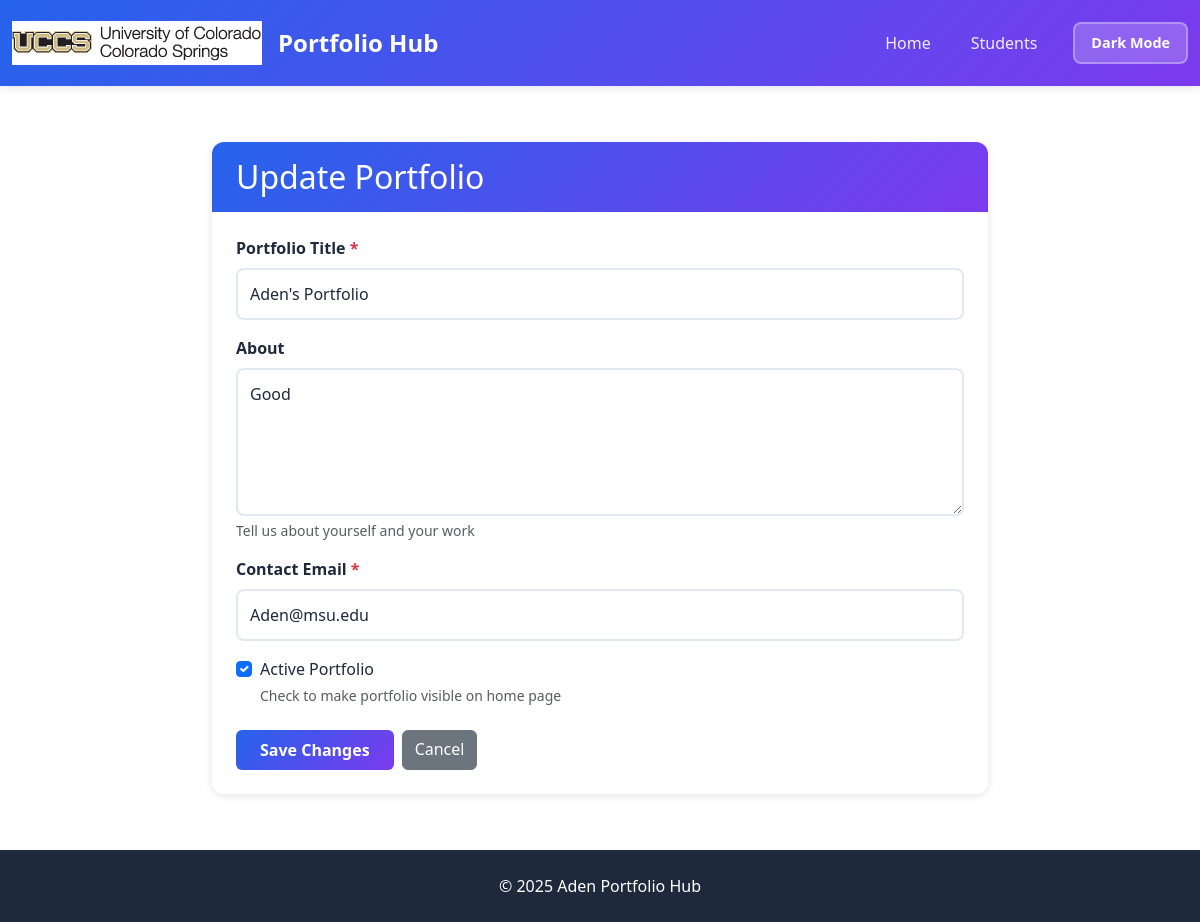
Page /portfolio/2/update/ on the committed database.
### portfolio_app/models.py (models this page shows, shortened)
class Portfolio(models.Model):
    title = models.CharField(max_length=200)
    contact_email = models.CharField(max_length=200)
    is_active = models.BooleanField(default=False)
    about = models.CharField(blank=True)

### portfolio_app/views.py (the view, shortened to what this page needs)
# urls.py: path('portfolio/<int:id>/update/', views.portfolio_update, name='portfolio-update'),
def portfolio_update(request, id):
    portfolio = get_object_or_404(Portfolio, id=id)
    context = {
        'portfolio': portfolio,
    }
    return render(request, 'portfolio_app/portfolio_form.html', context)

### portfolio_app/templates/portfolio_app/portfolio_form.html (shortened to what this page needs)
{% extends "portfolio_app/base_template.html" %}
{% block content %}
<div class="py-4">
  <div class="row justify-content-center">
    <div class="col-lg-8">
      <div class="card">
        <div class="card-header">
          <h2 class="mb-0">Update Portfolio</h2>
        </div>
        <div class="card-body">
          <form method="post" novalidate>
            <div class="mb-3">
              <label for="id_title" class="form-label">Portfolio Title <span class="text-danger">*</span></label>
              <input type="text" class="form-control" id="id_title" name="title"
                     value="{{ portfolio.title }}" required aria-required="true">
            </div>
            <div class="mb-3">
              <label for="id_about" class="form-label">About</label>
              <textarea class="form-control" id="id_about" name="about"
                        rows="5">{{ portfolio.about }}</textarea>
              <div class="form-text">Tell us about yourself and your work</div>
            </div>
            <div class="mb-3">
              <label for="id_contact_email" class="form-label">Contact Email <span class="text-danger">*</span></label>
              <input type="email" class="form-control" id="id_contact_email"
                     name="contact_email" value="{{ portfolio.contact_email }}" required>
            </div>
            <div class="mb-4">
              <div class="form-check">
                <input class="form-check-input" type="checkbox" id="id_is_active"
                       name="is_active" {% if portfolio.is_active %}checked{% endif %}>
                <label class="form-check-label" for="id_is_active">
                  Active Portfolio
                </label>
                <div class="form-text">Check to make portfolio visible on home page</div>
              </div>
            </div>
            <div class="d-flex gap-2">
              <button type="submit" class="btn btn-primary">Save Changes</button>
              <a href="{% url 'portfolio-detail' portfolio.id %}" class="btn btn-secondary">Cancel</a>
            </div>
          </form>
        </div>
      </div>
    </div>
  </div>
</div>
{% endblock %}

### portfolio_app/templates/portfolio_app/base_template.html (style rules this page uses)
:root { --primary-color: #2563eb; --secondary-color: #7c3aed; --accent-color: #f59e0b; --dark-bg: #1e293b; }
body { --bg-color: #ffffff; --text-color: #1e293b; --card-bg: #ffffff; --card-border: #e2e8f0; --input-bg: #ffffff; --input-border: #e2e8f0; --footer-bg: #1e293b; --footer-text: #ffffff; --light-text: #64748b; }
body { min-height: 100vh; display: flex; flex-direction: column; background-color: var(--bg-color); color: var(--text-color); transition: background-color 0.3s, color 0.3s; }
.btn-primary { background: linear-gradient(135deg, var(--primary-color), var(--secondary-color)); border: none; font-weight: 600; padding: 0.5rem 1.5rem; transition: transform 0.2s, box-shadow 0.3s; }
.card { border: none; border-radius: 12px; box-shadow: 0 2px 8px rgba(0,0,0,0.1); transition: transform 0.3s, box-shadow 0.3s; overflow: hidden; background-color: var(--card-bg); color: var(--text-color); }
.card-header { background: linear-gradient(135deg, var(--primary-color), var(--secondary-color)); color: white; font-weight: 600; padding: 1rem 1.5rem; border: none; }
.card-body { padding: 1.5rem; }
.form-label { font-weight: 600; color: var(--dark-bg); margin-bottom: 0.5rem; }
.form-control, .form-select, textarea.form-control { border: 2px solid var(--input-border); border-radius: 8px; padding: 0.75rem; transition: border-color 0.3s, box-shadow 0.3s; background-color: var(--input-bg); color: var(--text-color); }

### rows in the picture
Portfolio: title "Aden's Portfolio", about "Good", contact_email "Aden@msu.edu", is_active "☑"
